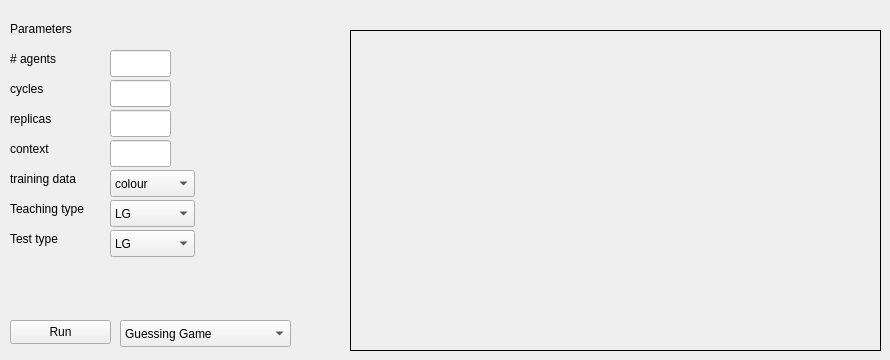
    <widget class="QWidget" name="tab_5">
     <attribute name="title">
      <string>Language Games</string>
     </attribute>
     <widget class="QPushButton" name="pushButton">
      <property name="geometry">
       <rect>
        <x>10</x>
        <y>320</y>
        <width>101</width>
        <height>24</height>
       </rect>
      </property>
      <property name="text">
       <string>Run</string>
      </property>
     </widget>
     <widget class="QLabel" name="label_4">
      <property name="geometry">
       <rect>
        <x>10</x>
        <y>20</y>
        <width>81</width>
        <height>17</height>
       </rect>
      </property>
      <property name="text">
       <string>Parameters</string>
      </property>
     </widget>
     <widget class="QLineEdit" name="lineEdit">
      <property name="geometry">
       <rect>
        <x>110</x>
        <y>50</y>
        <width>61</width>
        <height>27</height>
       </rect>
      </property>
      <property name="text">
       <string/>
      </property>
     </widget>
     <widget class="QLabel" name="label_5">
      <property name="geometry">
       <rect>
        <x>10</x>
        <y>50</y>
        <width>67</width>
        <height>17</height>
       </rect>
      </property>
      <property name="text">
       <string># agents</string>
      </property>
     </widget>
     <widget class="QLineEdit" name="lineEdit_2">
      <property name="geometry">
       <rect>
        <x>110</x>
        <y>80</y>
        <width>61</width>
        <height>27</height>
       </rect>
      </property>
      <property name="text">
       <string/>
      </property>
     </widget>
     <widget class="QLineEdit" name="lineEdit_3">
      <property name="geometry">
       <rect>
        <x>110</x>
        <y>110</y>
        <width>61</width>
        <height>27</height>
       </rect>
      </property>
      <property name="text">
       <string/>
      </property>
     </widget>
     <widget class="QLineEdit" name="lineEdit_4">
      <property name="geometry">
       <rect>
        <x>110</x>
        <y>140</y>
        <width>61</width>
        <height>27</height>
       </rect>
      </property>
      <property name="text">
       <string/>
      </property>
     </widget>
     <widget class="QLabel" name="label_6">
      <property name="geometry">
       <rect>
        <x>10</x>
        <y>80</y>
        <width>67</width>
        <height>17</height>
       </rect>
      </property>
      <property name="text">
       <string>cycles</string>
      </property>
     </widget>
     <widget class="QLabel" name="label_7">
      <property name="geometry">
       <rect>
        <x>10</x>
        <y>110</y>
        <width>67</width>
        <height>17</height>
       </rect>
      </property>
      <property name="text">
       <string>replicas</string>
      </property>
     </widget>
     <widget class="QLabel" name="label_8">
      <property name="geometry">
       <rect>
        <x>10</x>
        <y>140</y>
        <width>67</width>
        <height>17</height>
       </rect>
      </property>
      <property name="text">
       <string>context</string>
      </property>
     </widget>
     <widget class="QLabel" name="label_9">
      <property name="geometry">
       <rect>
        <x>10</x>
        <y>170</y>
        <width>91</width>
        <height>17</height>
       </rect>
      </property>
      <property name="text">
       <string>training data</string>
      </property>
     </widget>
     <widget class="QComboBox" name="comboBox">
      <property name="geometry">
       <rect>
        <x>110</x>
        <y>170</y>
        <width>85</width>
        <height>27</height>
       </rect>
      </property>
      <item>
       <property name="text">
        <string>colour</string>
       </property>
      </item>
      <item>
       <property name="text">
        <string>shape</string>
       </property>
      </item>
      <item>
       <property name="text">
        <string>colour&amp;shape</string>
       </property>
      </item>
      <item>
       <property name="text">
        <string>artificial</string>
       </property>
      </item>
     </widget>
     <widget class="QComboBox" name="comboBox_2">
      <property name="geometry">
       <rect>
        <x>120</x>
        <y>320</y>
        <width>171</width>
        <height>27</height>
       </rect>
      </property>
      <property name="currentIndex">
       <number>1</number>
      </property>
      <item>
       <property name="text">
        <string>Language Game</string>
       </property>
      </item>
      <item>
       <property name="text">
        <string>Guessing Game</string>
       </property>
      </item>
      <item>
       <property name="text">
        <string>Discrimination Game</string>
       </property>
      </item>
     </widget>
     <widget class="QLabel" name="label_10">
      <property name="geometry">
       <rect>
        <x>10</x>
        <y>200</y>
        <width>101</width>
        <height>17</height>
       </rect>
      </property>
      <property name="text">
       <string>Teaching type</string>
      </property>
     </widget>
     <widget class="QLabel" name="label_11">
      <property name="geometry">
       <rect>
        <x>10</x>
        <y>230</y>
        <width>101</width>
        <height>17</height>
       </rect>
      </property>
      <property name="text">
       <string>Test type</string>
      </property>
     </widget>
     <widget class="QComboBox" name="comboBox_3">
      <property name="geometry">
       <rect>
        <x>110</x>
        <y>200</y>
        <width>85</width>
        <height>27</height>
       </rect>
      </property>
      <item>
       <property name="text">
        <string>LG</string>
       </property>
      </item>
      <item>
       <property name="text">
        <string>Direct</string>
       </property>
      </item>
     </widget>
     <widget class="QComboBox" name="comboBox_4">
      <property name="geometry">
       <rect>
        <x>110</x>
        <y>230</y>
        <width>85</width>
        <height>27</height>
       </rect>
      </property>
      <item>
       <property name="text">
        <string>LG</string>
       </property>
      </item>
      <item>
       <property name="text">
        <string>Direct</string>
       </property>
      </item>
     </widget>
     <widget class="lg_view_widget" name="label_12">
      <property name="geometry">
       <rect>
        <x>350</x>
        <y>30</y>
        <width>531</width>
        <height>321</height>
       </rect>
      </property>
      <property name="frameShape">
       <enum>QFrame::Box</enum>
      </property>
      <property name="text">
       <string/>
      </property>
     </widget>
     <widget class="QLabel" name="label_13">
      <property name="geometry">
       <rect>
        <x>350</x>
        <y>30</y>
        <width>531</width>
        <height>321</height>
       </rect>
      </property>
      <property name="frameShape">
       <enum>QFrame::Box</enum>
      </property>
      <property name="text">
       <string/>
      </property>
     </widget>
    </widget>
